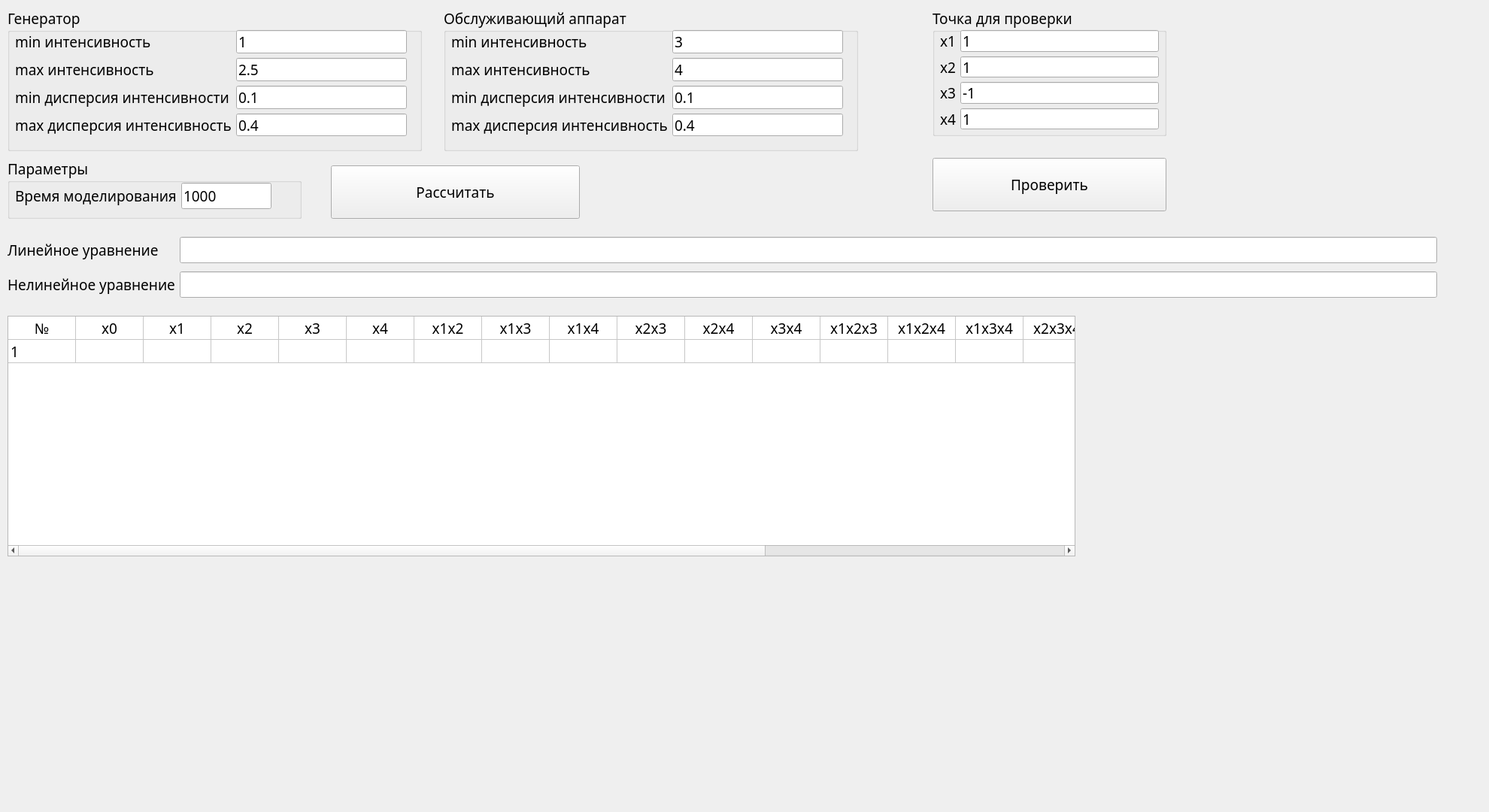
<?xml version="1.0" encoding="UTF-8"?>
<ui version="4.0">
 <class>Form</class>
 <widget class="QWidget" name="Form">
  <property name="geometry">
   <rect>
    <x>0</x>
    <y>0</y>
    <width>1980</width>
    <height>1080</height>
   </rect>
  </property>
  <property name="sizePolicy">
   <sizepolicy hsizetype="Fixed" vsizetype="Fixed">
    <horstretch>0</horstretch>
    <verstretch>0</verstretch>
   </sizepolicy>
  </property>
  <property name="font">
   <font>
    <family>Monaco</family>
    <pointsize>14</pointsize>
   </font>
  </property>
  <property name="windowTitle">
   <string>Лабораторная работа №2</string>
  </property>
  <widget class="QPushButton" name="calcButton">
   <property name="geometry">
    <rect>
     <x>440</x>
     <y>220</y>
     <width>331</width>
     <height>71</height>
    </rect>
   </property>
   <property name="font">
    <font>
     <family>Monaco</family>
     <pointsize>14</pointsize>
    </font>
   </property>
   <property name="text">
    <string>Рассчитать</string>
   </property>
  </widget>
  <widget class="QGroupBox" name="groupBox">
   <property name="geometry">
    <rect>
     <x>10</x>
     <y>10</y>
     <width>551</width>
     <height>191</height>
    </rect>
   </property>
   <property name="font">
    <font>
     <family>Monaco</family>
     <pointsize>14</pointsize>
    </font>
   </property>
   <property name="title">
    <string>Генератор</string>
   </property>
   <widget class="QWidget" name="gridLayoutWidget">
    <property name="geometry">
     <rect>
      <x>10</x>
      <y>30</y>
      <width>521</width>
      <height>141</height>
     </rect>
    </property>
    <layout class="QGridLayout" name="gridLayout_3">
     <item row="1" column="1">
      <widget class="QLineEdit" name="line_edit_max_gen_int">
       <property name="font">
        <font>
         <family>Monaco</family>
         <pointsize>14</pointsize>
        </font>
       </property>
       <property name="text">
        <string>2.5</string>
       </property>
      </widget>
     </item>
     <item row="2" column="1">
      <widget class="QLineEdit" name="line_edit_min_gen_var">
       <property name="font">
        <font>
         <family>Monaco</family>
         <pointsize>14</pointsize>
        </font>
       </property>
       <property name="text">
        <string>0.1</string>
       </property>
      </widget>
     </item>
     <item row="0" column="1">
      <widget class="QLineEdit" name="line_edit_min_gen_int">
       <property name="font">
        <font>
         <family>Monaco</family>
         <pointsize>14</pointsize>
        </font>
       </property>
       <property name="text">
        <string>1</string>
       </property>
      </widget>
     </item>
     <item row="2" column="0">
      <widget class="QLabel" name="label_a_2">
       <property name="font">
        <font>
         <family>Monaco</family>
         <pointsize>14</pointsize>
        </font>
       </property>
       <property name="text">
        <string notr="true">min дисперсия интенсивности</string>
       </property>
      </widget>
     </item>
     <item row="0" column="0">
      <widget class="QLabel" name="label_a">
       <property name="font">
        <font>
         <family>Monaco</family>
         <pointsize>14</pointsize>
        </font>
       </property>
       <property name="text">
        <string notr="true">min интенсивность</string>
       </property>
      </widget>
     </item>
     <item row="1" column="0">
      <widget class="QLabel" name="label_b">
       <property name="font">
        <font>
         <family>Monaco</family>
         <pointsize>14</pointsize>
        </font>
       </property>
       <property name="text">
        <string notr="true">max интенсивность</string>
       </property>
      </widget>
     </item>
     <item row="3" column="0">
      <widget class="QLabel" name="label_b_2">
       <property name="font">
        <font>
         <family>Monaco</family>
         <pointsize>14</pointsize>
        </font>
       </property>
       <property name="text">
        <string notr="true">max дисперсия интенсивность</string>
       </property>
      </widget>
     </item>
     <item row="3" column="1">
      <widget class="QLineEdit" name="line_edit_max_gen_var">
       <property name="font">
        <font>
         <family>Monaco</family>
         <pointsize>14</pointsize>
        </font>
       </property>
       <property name="text">
        <string>0.4</string>
       </property>
      </widget>
     </item>
    </layout>
   </widget>
  </widget>
  <widget class="QGroupBox" name="groupBox_3">
   <property name="geometry">
    <rect>
     <x>10</x>
     <y>210</y>
     <width>391</width>
     <height>81</height>
    </rect>
   </property>
   <property name="font">
    <font>
     <family>Monaco</family>
     <pointsize>14</pointsize>
    </font>
   </property>
   <property name="title">
    <string>Параметры</string>
   </property>
   <widget class="QWidget" name="gridLayoutWidget_4">
    <property name="geometry">
     <rect>
      <x>10</x>
      <y>30</y>
      <width>341</width>
      <height>41</height>
     </rect>
    </property>
    <layout class="QGridLayout" name="gridLayout_6">
     <item row="0" column="0">
      <widget class="QLabel" name="label_req_cnt">
       <property name="font">
        <font>
         <family>Monaco</family>
         <pointsize>14</pointsize>
        </font>
       </property>
       <property name="text">
        <string>Время моделирования</string>
       </property>
      </widget>
     </item>
     <item row="0" column="1">
      <widget class="QLineEdit" name="line_edit_time">
       <property name="font">
        <font>
         <family>Monaco</family>
         <pointsize>14</pointsize>
        </font>
       </property>
       <property name="text">
        <string>1000</string>
       </property>
      </widget>
     </item>
    </layout>
   </widget>
  </widget>
  <widget class="QGroupBox" name="groupBox_2">
   <property name="geometry">
    <rect>
     <x>590</x>
     <y>10</y>
     <width>551</width>
     <height>191</height>
    </rect>
   </property>
   <property name="font">
    <font>
     <family>Monaco</family>
     <pointsize>14</pointsize>
    </font>
   </property>
   <property name="title">
    <string>Обслуживающий аппарат</string>
   </property>
   <widget class="QWidget" name="gridLayoutWidget_2">
    <property name="geometry">
     <rect>
      <x>10</x>
      <y>30</y>
      <width>521</width>
      <height>141</height>
     </rect>
    </property>
    <layout class="QGridLayout" name="gridLayout_4">
     <item row="1" column="1">
      <widget class="QLineEdit" name="line_edit_max_pm_int">
       <property name="font">
        <font>
         <family>Monaco</family>
         <pointsize>14</pointsize>
        </font>
       </property>
       <property name="text">
        <string>4</string>
       </property>
      </widget>
     </item>
     <item row="2" column="1">
      <widget class="QLineEdit" name="line_edit_min_pm_var">
       <property name="font">
        <font>
         <family>Monaco</family>
         <pointsize>14</pointsize>
        </font>
       </property>
       <property name="text">
        <string>0.1</string>
       </property>
      </widget>
     </item>
     <item row="0" column="1">
      <widget class="QLineEdit" name="line_edit_min_pm_int">
       <property name="font">
        <font>
         <family>Monaco</family>
         <pointsize>14</pointsize>
        </font>
       </property>
       <property name="text">
        <string>3</string>
       </property>
      </widget>
     </item>
     <item row="2" column="0">
      <widget class="QLabel" name="label_a_3">
       <property name="font">
        <font>
         <family>Monaco</family>
         <pointsize>14</pointsize>
        </font>
       </property>
       <property name="text">
        <string notr="true">min дисперсия интенсивности</string>
       </property>
      </widget>
     </item>
     <item row="0" column="0">
      <widget class="QLabel" name="label_a_4">
       <property name="font">
        <font>
         <family>Monaco</family>
         <pointsize>14</pointsize>
        </font>
       </property>
       <property name="text">
        <string notr="true">min интенсивность</string>
       </property>
      </widget>
     </item>
     <item row="1" column="0">
      <widget class="QLabel" name="label_b_3">
       <property name="font">
        <font>
         <family>Monaco</family>
         <pointsize>14</pointsize>
        </font>
       </property>
       <property name="text">
        <string notr="true">max интенсивность</string>
       </property>
      </widget>
     </item>
     <item row="3" column="0">
      <widget class="QLabel" name="label_b_4">
       <property name="font">
        <font>
         <family>Monaco</family>
         <pointsize>14</pointsize>
        </font>
       </property>
       <property name="text">
        <string notr="true">max дисперсия интенсивность</string>
       </property>
      </widget>
     </item>
     <item row="3" column="1">
      <widget class="QLineEdit" name="line_edit_max_pm_var">
       <property name="font">
        <font>
         <family>Monaco</family>
         <pointsize>14</pointsize>
        </font>
       </property>
       <property name="text">
        <string>0.4</string>
       </property>
      </widget>
     </item>
    </layout>
   </widget>
  </widget>
  <widget class="QTableWidget" name="table">
   <property name="geometry">
    <rect>
     <x>10</x>
     <y>420</y>
     <width>1420</width>
     <height>320</height>
    </rect>
   </property>
   <property name="layoutDirection">
    <enum>Qt::LeftToRight</enum>
   </property>
   <property name="textElideMode">
    <enum>Qt::ElideMiddle</enum>
   </property>
   <attribute name="horizontalHeaderVisible">
    <bool>false</bool>
   </attribute>
   <attribute name="horizontalHeaderDefaultSectionSize">
    <number>90</number>
   </attribute>
   <attribute name="verticalHeaderVisible">
    <bool>false</bool>
   </attribute>
   <row>
    <property name="text">
     <string>Новая строка</string>
    </property>
   </row>
   <row>
    <property name="text">
     <string>Новая строка</string>
    </property>
   </row>
   <column>
    <property name="text">
     <string>Новый столбец</string>
    </property>
   </column>
   <column>
    <property name="text">
     <string>Новый столбец</string>
    </property>
   </column>
   <column>
    <property name="text">
     <string>Новый столбец</string>
    </property>
   </column>
   <column>
    <property name="text">
     <string>Новый столбец</string>
    </property>
   </column>
   <column>
    <property name="text">
     <string>Новый столбец</string>
    </property>
   </column>
   <column>
    <property name="text">
     <string>Новый столбец</string>
    </property>
   </column>
   <column>
    <property name="text">
     <string>Новый столбец</string>
    </property>
   </column>
   <column>
    <property name="text">
     <string>Новый столбец</string>
    </property>
   </column>
   <column>
    <property name="text">
     <string>Новый столбец</string>
    </property>
   </column>
   <column>
    <property name="text">
     <string>Новый столбец</string>
    </property>
   </column>
   <column>
    <property name="text">
     <string>Новый столбец</string>
    </property>
   </column>
   <column>
    <property name="text">
     <string>Новый столбец</string>
    </property>
   </column>
   <column>
    <property name="text">
     <string>Новый столбец</string>
    </property>
   </column>
   <column>
    <property name="text">
     <string>Новый столбец</string>
    </property>
   </column>
   <column>
    <property name="text">
     <string>Новый столбец</string>
    </property>
   </column>
   <column>
    <property name="text">
     <string>Новый столбец</string>
    </property>
   </column>
   <column>
    <property name="text">
     <string>Новый столбец</string>
    </property>
   </column>
   <column>
    <property name="text">
     <string>Новый столбец</string>
    </property>
   </column>
   <column>
    <property name="text">
     <string>Новый столбец</string>
    </property>
   </column>
   <column>
    <property name="text">
     <string>Новый столбец</string>
    </property>
   </column>
   <column>
    <property name="text">
     <string>Новый столбец</string>
    </property>
   </column>
   <item row="0" column="0">
    <property name="text">
     <string>№</string>
    </property>
    <property name="textAlignment">
     <set>AlignCenter</set>
    </property>
   </item>
   <item row="0" column="1">
    <property name="text">
     <string>x0</string>
    </property>
    <property name="textAlignment">
     <set>AlignCenter</set>
    </property>
   </item>
   <item row="0" column="2">
    <property name="text">
     <string>x1</string>
    </property>
    <property name="textAlignment">
     <set>AlignCenter</set>
    </property>
   </item>
   <item row="0" column="3">
    <property name="text">
     <string>x2</string>
    </property>
    <property name="textAlignment">
     <set>AlignCenter</set>
    </property>
   </item>
   <item row="0" column="4">
    <property name="text">
     <string>x3</string>
    </property>
    <property name="textAlignment">
     <set>AlignCenter</set>
    </property>
   </item>
   <item row="0" column="5">
    <property name="text">
     <string>x4</string>
    </property>
    <property name="textAlignment">
     <set>AlignCenter</set>
    </property>
   </item>
   <item row="0" column="6">
    <property name="text">
     <string>x1x2</string>
    </property>
    <property name="textAlignment">
     <set>AlignCenter</set>
    </property>
   </item>
   <item row="0" column="7">
    <property name="text">
     <string>x1x3</string>
    </property>
    <property name="textAlignment">
     <set>AlignCenter</set>
    </property>
   </item>
   <item row="0" column="8">
    <property name="text">
     <string>x1x4</string>
    </property>
    <property name="textAlignment">
     <set>AlignCenter</set>
    </property>
   </item>
   <item row="0" column="9">
    <property name="text">
     <string>x2x3</string>
    </property>
    <property name="textAlignment">
     <set>AlignCenter</set>
    </property>
   </item>
   <item row="0" column="10">
    <property name="text">
     <string>x2x4</string>
    </property>
    <property name="textAlignment">
     <set>AlignCenter</set>
    </property>
   </item>
   <item row="0" column="11">
    <property name="text">
     <string>x3x4</string>
    </property>
    <property name="textAlignment">
     <set>AlignCenter</set>
    </property>
   </item>
   <item row="0" column="12">
    <property name="text">
     <string>x1x2x3</string>
    </property>
    <property name="textAlignment">
     <set>AlignCenter</set>
    </property>
   </item>
   <item row="0" column="13">
    <property name="text">
     <string>x1x2x4</string>
    </property>
    <property name="textAlignment">
     <set>AlignCenter</set>
    </property>
   </item>
   <item row="0" column="14">
    <property name="text">
     <string>x1x3x4</string>
    </property>
    <property name="textAlignment">
     <set>AlignCenter</set>
    </property>
   </item>
   <item row="0" column="15">
    <property name="text">
     <string>x2x3x4</string>
    </property>
    <property name="textAlignment">
     <set>AlignCenter</set>
    </property>
   </item>
   <item row="0" column="16">
    <property name="text">
     <string>x1x2x3x4</string>
    </property>
    <property name="textAlignment">
     <set>AlignCenter</set>
    </property>
   </item>
   <item row="0" column="17">
    <property name="text">
     <string>Y</string>
    </property>
    <property name="textAlignment">
     <set>AlignCenter</set>
    </property>
   </item>
   <item row="0" column="18">
    <property name="text">
     <string>Yл</string>
    </property>
    <property name="textAlignment">
     <set>AlignCenter</set>
    </property>
   </item>
   <item row="0" column="19">
    <property name="text">
     <string>Yнл</string>
    </property>
    <property name="textAlignment">
     <set>AlignCenter</set>
    </property>
   </item>
   <item row="1" column="0">
    <property name="text">
     <string>1</string>
    </property>
   </item>
  </widget>
  <widget class="QWidget" name="gridLayoutWidget_3">
   <property name="geometry">
    <rect>
     <x>10</x>
     <y>310</y>
     <width>1901</width>
     <height>91</height>
    </rect>
   </property>
   <layout class="QGridLayout" name="gridLayout_7">
    <item row="0" column="1">
     <widget class="QLineEdit" name="line_edit_lin_res">
      <property name="font">
       <font>
        <family>Monaco</family>
        <pointsize>14</pointsize>
       </font>
      </property>
      <property name="text">
       <string/>
      </property>
     </widget>
    </item>
    <item row="1" column="0">
     <widget class="QLabel" name="label_b_8">
      <property name="font">
       <font>
        <family>Monaco</family>
        <pointsize>14</pointsize>
       </font>
      </property>
      <property name="text">
       <string notr="true">Нелинейное уравнение</string>
      </property>
     </widget>
    </item>
    <item row="0" column="0">
     <widget class="QLabel" name="label_a_8">
      <property name="font">
       <font>
        <family>Monaco</family>
        <pointsize>14</pointsize>
       </font>
      </property>
      <property name="text">
       <string notr="true">Линейное уравнение</string>
      </property>
     </widget>
    </item>
    <item row="1" column="1">
     <widget class="QLineEdit" name="line_edit_nonlin_res">
      <property name="font">
       <font>
        <family>Monaco</family>
        <pointsize>14</pointsize>
       </font>
      </property>
      <property name="text">
       <string/>
      </property>
     </widget>
    </item>
   </layout>
  </widget>
  <widget class="QGroupBox" name="groupBox_4">
   <property name="geometry">
    <rect>
     <x>1240</x>
     <y>10</y>
     <width>311</width>
     <height>171</height>
    </rect>
   </property>
   <property name="font">
    <font>
     <family>Monaco</family>
     <pointsize>14</pointsize>
    </font>
   </property>
   <property name="title">
    <string>Точка для проверки</string>
   </property>
   <widget class="QWidget" name="gridLayoutWidget_5">
    <property name="geometry">
     <rect>
      <x>10</x>
      <y>30</y>
      <width>291</width>
      <height>132</height>
     </rect>
    </property>
    <layout class="QGridLayout" name="gridLayout_8">
     <item row="0" column="1">
      <widget class="QLineEdit" name="line_edit_gen_int">
       <property name="font">
        <font>
         <family>Monaco</family>
         <pointsize>14</pointsize>
        </font>
       </property>
       <property name="text">
        <string>1</string>
       </property>
      </widget>
     </item>
     <item row="1" column="0">
      <widget class="QLabel" name="label_a_7">
       <property name="font">
        <font>
         <family>Monaco</family>
         <pointsize>14</pointsize>
        </font>
       </property>
       <property name="text">
        <string notr="true">x2</string>
       </property>
      </widget>
     </item>
     <item row="2" column="1">
      <widget class="QLineEdit" name="line_edit_pm_int">
       <property name="font">
        <font>
         <family>Monaco</family>
         <pointsize>14</pointsize>
        </font>
       </property>
       <property name="text">
        <string>-1</string>
       </property>
      </widget>
     </item>
     <item row="0" column="0">
      <widget class="QLabel" name="label_a_9">
       <property name="font">
        <font>
         <family>Monaco</family>
         <pointsize>14</pointsize>
        </font>
       </property>
       <property name="text">
        <string notr="true">x1</string>
       </property>
      </widget>
     </item>
     <item row="1" column="1">
      <widget class="QLineEdit" name="line_edit_gen_var">
       <property name="font">
        <font>
         <family>Monaco</family>
         <pointsize>14</pointsize>
        </font>
       </property>
       <property name="text">
        <string>1</string>
       </property>
      </widget>
     </item>
     <item row="3" column="1">
      <widget class="QLineEdit" name="line_edit_pm_var">
       <property name="font">
        <font>
         <family>Monaco</family>
         <pointsize>14</pointsize>
        </font>
       </property>
       <property name="text">
        <string>1</string>
       </property>
      </widget>
     </item>
     <item row="2" column="0">
      <widget class="QLabel" name="label_a_12">
       <property name="font">
        <font>
         <family>Monaco</family>
         <pointsize>14</pointsize>
        </font>
       </property>
       <property name="text">
        <string notr="true">x3</string>
       </property>
      </widget>
     </item>
     <item row="3" column="0">
      <widget class="QLabel" name="label_a_13">
       <property name="font">
        <font>
         <family>Monaco</family>
         <pointsize>14</pointsize>
        </font>
       </property>
       <property name="text">
        <string notr="true">x4</string>
       </property>
      </widget>
     </item>
    </layout>
   </widget>
  </widget>
  <widget class="QPushButton" name="checkButton">
   <property name="geometry">
    <rect>
     <x>1240</x>
     <y>210</y>
     <width>311</width>
     <height>71</height>
    </rect>
   </property>
   <property name="font">
    <font>
     <family>Monaco</family>
     <pointsize>14</pointsize>
    </font>
   </property>
   <property name="text">
    <string>Проверить</string>
   </property>
  </widget>
 </widget>
 <resources/>
 <connections/>
</ui>
